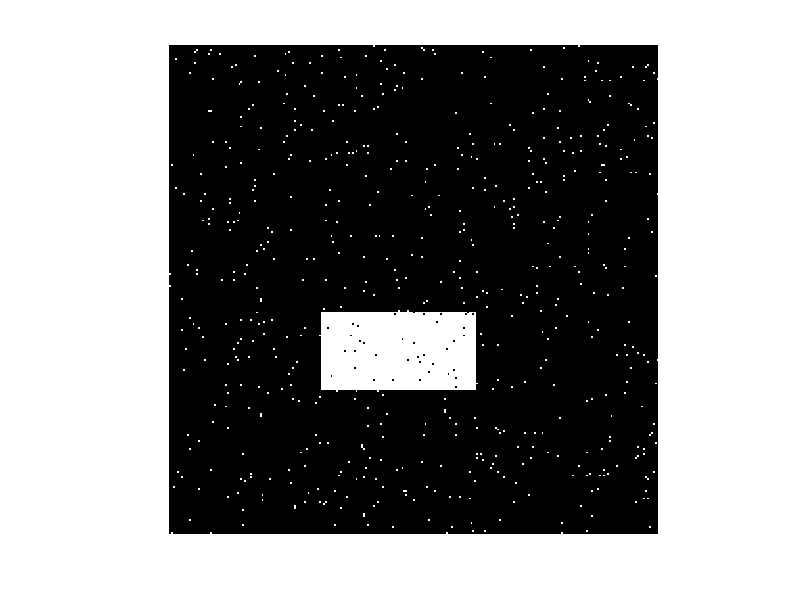

The MATLAB script that drew this image: (Note: this script raises an error after producing the figure.)
close all
clear all
clc

img=ones(255);                          %creo l'immagine
    for i=80:160
        img(140:180,i)=255;
    end
    
%img=imread('parrot.jpeg');             %Apro l'immmagine
%img=rgb2gray(img);                     %La trasformo in bianco e nero


im=uint8(img);
im = imnoise(im,'salt & pepper',0.02);  %Aggiungo del rumore

figure('Name','Original picture');      %Stampa dell'immagine rumorosa
imshow(im);

num_iter=70;                            %numero di iterazioni
delta_t=0.1;                            %costante d'integrazione
kappa=6;                                %coefficiente di controllo del gradiente

sigma=5;                                %varianza della funzione gaussiana

% conversione in double per il calcolo.
im = double(im);

% Condizioni iniziali della PDE.
diff_im = im;


% Maschera di convoluzione
hN = [0 1 0; 0 -1 0; 0 0 0];
hS = [0 0 0; 0 -1 0; 0 1 0];
hE = [0 0 0; 0 -1 1; 0 0 0];
hW = [0 0 0; 1 -1 0; 0 0 0];


for t = 1:num_iter
   
    % Calcolo alle differenze finite nelle 4 direzioni
    nablaN = convoluzione(diff_im,hN);
    nablaS = convoluzione(diff_im,hS);   
    nablaW = convoluzione(diff_im,hW);
    nablaE = convoluzione(diff_im,hE);
    % Condizioni di sistema isolato
    %nablaN(1,:) = 0;
    %nablaS(end,:) = 0;
    %nablaW(:,1) = 0;
    %nablaE(:,end) = 0;
    
    diff_blur = imgaussfilt(diff_im,sigma);
    nablaN_blur = convoluzione(diff_blur,hN);
    nablaS_blur = convoluzione(diff_blur,hS);   
    nablaW_blur = convoluzione(diff_blur,hW);
    nablaE_blur = convoluzione(diff_blur,hE);
    % Condizioni di sistema isolato
    %nablaN_blur(1,:) = 0;
    %nablaS_blur(end,:) = 0;
    %nablaW_blur(:,1) = 0;
    %nablaE_blur(:,end) = 0;

    cN = exp(-(nablaN_blur/kappa).^2);
    cS = exp(-(nablaS_blur/kappa).^2);
    cW = exp(-(nablaW_blur/kappa).^2);
    cE = exp(-(nablaE_blur/kappa).^2);



        
    % Soluzione discreta della PDE.
    diff_im = diff_im + delta_t*(cN.*nablaN + cS.*nablaS + cW.*nablaW + cE.*nablaE );
           
    % Stampa di controllo
    fprintf('\rIteration %d\n',t);
end
% Stampa dei risultati
figure('Name','Perona Malik');
imshow(uint8(diff_im));
